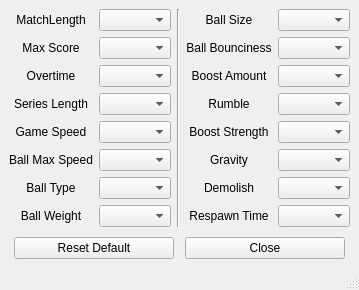
<?xml version="1.0" encoding="UTF-8"?>
<ui version="4.0">
 <class>MutatorCustomiser</class>
 <widget class="QMainWindow" name="MutatorCustomiser">
  <property name="geometry">
   <rect>
    <x>0</x>
    <y>0</y>
    <width>327</width>
    <height>269</height>
   </rect>
  </property>
  <property name="sizePolicy">
   <sizepolicy hsizetype="Fixed" vsizetype="Fixed">
    <horstretch>0</horstretch>
    <verstretch>0</verstretch>
   </sizepolicy>
  </property>
  <property name="windowTitle">
   <string>Mutator Configurator</string>
  </property>
  <widget class="QWidget" name="centralwidget">
   <property name="sizePolicy">
    <sizepolicy hsizetype="Preferred" vsizetype="Minimum">
     <horstretch>0</horstretch>
     <verstretch>0</verstretch>
    </sizepolicy>
   </property>
   <layout class="QGridLayout" name="gridLayout" columnstretch="2,4,1,2,4">
    <item row="2" column="1">
     <widget class="QComboBox" name="overtime_combobox"/>
    </item>
    <item row="2" column="4">
     <widget class="QComboBox" name="boost_amount_combobox"/>
    </item>
    <item row="5" column="4">
     <widget class="QComboBox" name="gravity_combobox"/>
    </item>
    <item row="4" column="4">
     <widget class="QComboBox" name="boost_strength_combobox"/>
    </item>
    <item row="3" column="4">
     <widget class="QComboBox" name="rumble_combobox"/>
    </item>
    <item row="6" column="4">
     <widget class="QComboBox" name="demolish_combobox"/>
    </item>
    <item row="7" column="4">
     <widget class="QComboBox" name="respawn_time_combobox"/>
    </item>
    <item row="0" column="2" rowspan="8">
     <widget class="Line" name="line">
      <property name="sizePolicy">
       <sizepolicy hsizetype="MinimumExpanding" vsizetype="Minimum">
        <horstretch>0</horstretch>
        <verstretch>0</verstretch>
       </sizepolicy>
      </property>
      <property name="orientation">
       <enum>Qt::Vertical</enum>
      </property>
     </widget>
    </item>
    <item row="5" column="1">
     <widget class="QComboBox" name="ball_max_speed_combobox"/>
    </item>
    <item row="3" column="1">
     <widget class="QComboBox" name="series_length_combobox"/>
    </item>
    <item row="6" column="1">
     <widget class="QComboBox" name="ball_type_combobox"/>
    </item>
    <item row="7" column="1">
     <widget class="QComboBox" name="ball_weight_combobox"/>
    </item>
    <item row="4" column="1">
     <widget class="QComboBox" name="game_speed_combobox"/>
    </item>
    <item row="5" column="3">
     <widget class="QLabel" name="label_14">
      <property name="text">
       <string>Gravity</string>
      </property>
      <property name="alignment">
       <set>Qt::AlignCenter</set>
      </property>
     </widget>
    </item>
    <item row="0" column="3">
     <widget class="QLabel" name="label_2">
      <property name="text">
       <string>Ball Size</string>
      </property>
      <property name="alignment">
       <set>Qt::AlignCenter</set>
      </property>
     </widget>
    </item>
    <item row="0" column="1">
     <widget class="QComboBox" name="match_length_combobox"/>
    </item>
    <item row="1" column="1">
     <widget class="QComboBox" name="max_score_combobox"/>
    </item>
    <item row="1" column="0">
     <widget class="QLabel" name="label_3">
      <property name="text">
       <string>Max Score</string>
      </property>
      <property name="alignment">
       <set>Qt::AlignCenter</set>
      </property>
     </widget>
    </item>
    <item row="0" column="4">
     <widget class="QComboBox" name="ball_size_combobox"/>
    </item>
    <item row="2" column="0">
     <widget class="QLabel" name="label_5">
      <property name="text">
       <string>Overtime</string>
      </property>
      <property name="alignment">
       <set>Qt::AlignCenter</set>
      </property>
     </widget>
    </item>
    <item row="1" column="3">
     <widget class="QLabel" name="label_4">
      <property name="text">
       <string>Ball Bounciness</string>
      </property>
      <property name="alignment">
       <set>Qt::AlignCenter</set>
      </property>
     </widget>
    </item>
    <item row="4" column="0">
     <widget class="QLabel" name="label_7">
      <property name="text">
       <string>Game Speed</string>
      </property>
      <property name="alignment">
       <set>Qt::AlignCenter</set>
      </property>
     </widget>
    </item>
    <item row="3" column="0">
     <widget class="QLabel" name="label_6">
      <property name="text">
       <string>Series Length</string>
      </property>
      <property name="alignment">
       <set>Qt::AlignCenter</set>
      </property>
     </widget>
    </item>
    <item row="7" column="0">
     <widget class="QLabel" name="label_10">
      <property name="text">
       <string>Ball Weight</string>
      </property>
      <property name="alignment">
       <set>Qt::AlignCenter</set>
      </property>
     </widget>
    </item>
    <item row="6" column="0">
     <widget class="QLabel" name="label_9">
      <property name="text">
       <string>Ball Type</string>
      </property>
      <property name="alignment">
       <set>Qt::AlignCenter</set>
      </property>
     </widget>
    </item>
    <item row="5" column="0">
     <widget class="QLabel" name="label_8">
      <property name="text">
       <string>Ball Max Speed</string>
      </property>
      <property name="alignment">
       <set>Qt::AlignCenter</set>
      </property>
     </widget>
    </item>
    <item row="0" column="0">
     <widget class="QLabel" name="label">
      <property name="text">
       <string>MatchLength</string>
      </property>
      <property name="alignment">
       <set>Qt::AlignCenter</set>
      </property>
     </widget>
    </item>
    <item row="2" column="3">
     <widget class="QLabel" name="label_11">
      <property name="text">
       <string>Boost Amount</string>
      </property>
      <property name="alignment">
       <set>Qt::AlignCenter</set>
      </property>
     </widget>
    </item>
    <item row="3" column="3">
     <widget class="QLabel" name="label_12">
      <property name="text">
       <string>Rumble</string>
      </property>
      <property name="alignment">
       <set>Qt::AlignCenter</set>
      </property>
     </widget>
    </item>
    <item row="4" column="3">
     <widget class="QLabel" name="label_13">
      <property name="text">
       <string>Boost Strength</string>
      </property>
      <property name="alignment">
       <set>Qt::AlignCenter</set>
      </property>
     </widget>
    </item>
    <item row="7" column="3">
     <widget class="QLabel" name="label_16">
      <property name="text">
       <string>Respawn Time</string>
      </property>
      <property name="alignment">
       <set>Qt::AlignCenter</set>
      </property>
     </widget>
    </item>
    <item row="6" column="3">
     <widget class="QLabel" name="label_15">
      <property name="text">
       <string>Demolish</string>
      </property>
      <property name="alignment">
       <set>Qt::AlignCenter</set>
      </property>
     </widget>
    </item>
    <item row="1" column="4">
     <widget class="QComboBox" name="ball_bounciness_combobox"/>
    </item>
    <item row="10" column="0" colspan="5">
     <layout class="QHBoxLayout" name="horizontalLayout">
      <property name="spacing">
       <number>11</number>
      </property>
      <property name="leftMargin">
       <number>5</number>
      </property>
      <property name="topMargin">
       <number>4</number>
      </property>
      <property name="rightMargin">
       <number>5</number>
      </property>
      <item>
       <widget class="QPushButton" name="reset_default_pushbutton">
        <property name="sizePolicy">
         <sizepolicy hsizetype="Minimum" vsizetype="Fixed">
          <horstretch>0</horstretch>
          <verstretch>0</verstretch>
         </sizepolicy>
        </property>
        <property name="text">
         <string>Reset Default</string>
        </property>
       </widget>
      </item>
      <item>
       <widget class="QPushButton" name="close_pushbutton">
        <property name="text">
         <string>Close</string>
        </property>
       </widget>
      </item>
     </layout>
    </item>
   </layout>
  </widget>
  <widget class="QStatusBar" name="statusbar"/>
 </widget>
 <resources/>
 <connections/>
</ui>
